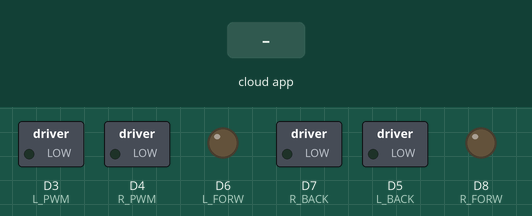
The sketch below on a simulated ESP8266 (NodeMCU). Parts: switched loads named in the sketch (green lamp = pin HIGH), output pins drawn as LEDs (lit = HIGH). The inputs (shaded band) are chosen by the test bench. WiFi joins after 1.5 s; servers stay silent unless stated; the ROS host is connected and sends only what is stated; what the sketch prints to the serial monitor is not drawn.

Above: at 2.7 s.
2.8 s: the phone or cloud app sets linear.x to -100
At 4.0 s:
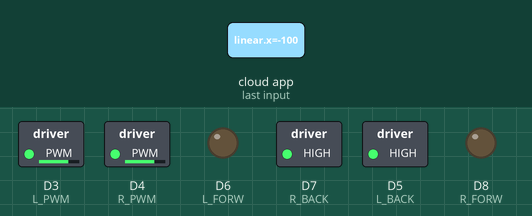
4.3 s: the phone or cloud app sets angular.z to -100
At 5.3 s:
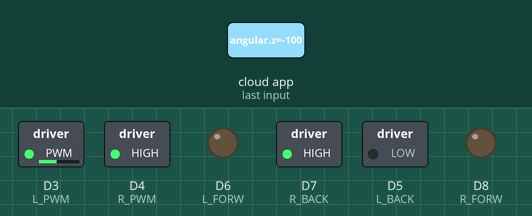
5.8 s: the phone or cloud app sets linear.x to 0
At 6.5 s:
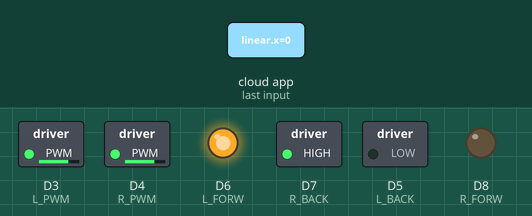
7.3 s: the phone or cloud app sets angular.z to 0
At 7.6 s:
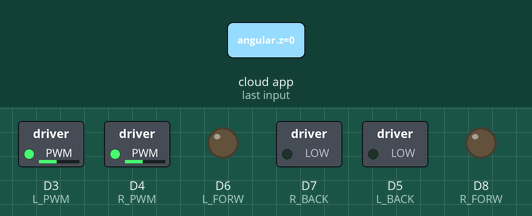
8.8 s: the phone or cloud app sets linear.x to 100
At 10.0 s:
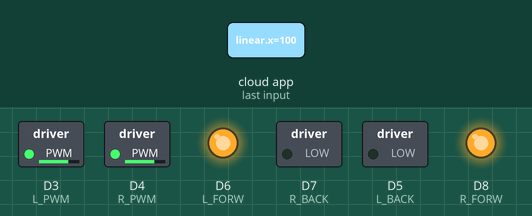
10.3 s: the phone or cloud app sets angular.z to 100
At 11.2 s:
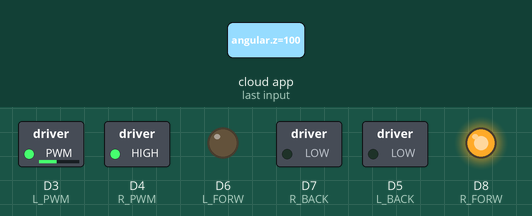
Timing chart, 0 to 12.8 s (numbered marks = the images above; inputs shaded):
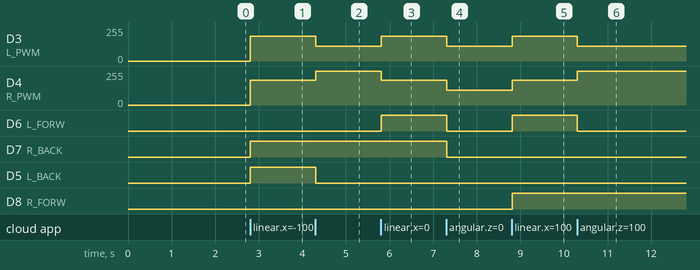

Measured:
- after the input at 2.8 s, D3 (L_PWM), D4 (R_PWM): 0/255 → 186/255 at once; D7 (R_BACK), D5 (L_BACK): LOW → HIGH at once
- after the input at 4.3 s, D3 (L_PWM): 186/255 → 112/255 at once; D4 (R_PWM): 186/255 → 255/255 at once; D5 (L_BACK): HIGH → LOW at once
- after the input at 5.8 s, D3 (L_PWM): 112/255 → 186/255 at once; D4 (R_PWM): 255/255 → 186/255 at once; D6 (L_FORW): LOW → HIGH at once
- after the input at 7.3 s, D3 (L_PWM), D4 (R_PWM): 186/255 → 112/255 at once; D6 (L_FORW), D7 (R_BACK): HIGH → LOW at once
- after the input at 8.8 s, D3 (L_PWM), D4 (R_PWM): 112/255 → 186/255 at once; D6 (L_FORW), D8 (R_FORW): LOW → HIGH at once
- after the input at 10.3 s, D3 (L_PWM): 186/255 → 112/255 at once; D4 (R_PWM): 186/255 → 255/255 at once; D6 (L_FORW): HIGH → LOW at once

The sketch:

cmd_vel_to_PWM.ino
```cpp
#include <math.h>
#include <ESP8266WiFi.h>
#include <ros.h>
#include <geometry_msgs/Twist.h>

                                          ///// Defining the PWM maximum and minimum range
#define PWMRANGEs 1020 // if you type not "s" it will pick basic pwm range for me it took 255 for the arduino causing problems
#define PWM_MIN 300

                                          ///// Initializing the functions that we will be using through the code
void setupPins();
void setupSerial();
void setupWiFi();
bool rosConnected();
void onTwist(const geometry_msgs::Twist &msg);
float mapPwm(float x, float out_min, float out_max);

                                          ///// All pins defining
const uint8_t R_PWM =  D4;
const uint8_t R_BACK = D7;
const uint8_t R_FORW = D8;

const uint8_t L_PWM =  D3;
const uint8_t L_BACK = D5;
const uint8_t L_FORW = D6;

                                           ///// WIFI setup
const char* ssid     = "paradise1";
const char* password = "pass#123";
bool _connected = false;


IPAddress server(192,168,10,2); // this is the ip of computer on which ROSCORE is running
const uint16_t serverPort = 11411; // ip supplied with port for communication

                                           //// Setting up arduino ROS communication handle
ros::NodeHandle node;
ros::Subscriber<geometry_msgs::Twist> sub("/cmd_vel", &onTwist); // keyboard input subscriber


                                           //// Generic structure of arduino IDE programming

void setup()
{ Serial.begin(115200);
  setupPins();
  setupWiFi();
  node.getHardware()->setConnection(server); // connecting esp8266 module to ROSCORE
  node.initNode();
  node.subscribe(sub);// starting to subscribe the desired topic
}

                                           //// Difining Functionality of all pins

void setupPins()
{ /// calling this function from setup();
  pinMode(L_PWM,  OUTPUT);
  pinMode(L_FORW, OUTPUT);
  pinMode(L_BACK, OUTPUT);
  pinMode(R_PWM,  OUTPUT);
  pinMode(R_FORW, OUTPUT);
  pinMode(R_BACK, OUTPUT);
  stop(); // making robot to not move
}

                                            //// Connecting esp to common ROSCORE wifi
void setupWiFi()
{  /// calling this function from setup();
   Serial.begin(115200);

  // We start by connecting to a WiFi network

  Serial.println();
  Serial.println();
  Serial.print("Connecting to ");
  Serial.println(ssid);

  /* Explicitly set the ESP8266 to be a WiFi-client, otherwise, it by default,
     would try to act as both a client and an access-point and could cause
     network-issues with your other WiFi-devices on your WiFi-network. */
  WiFi.mode(WIFI_STA);
  WiFi.begin(ssid, password);

  while (WiFi.status() != WL_CONNECTED) {
    delay(500);
    Serial.print(".");
  }

  Serial.println("");
  Serial.println("WiFi connected");
  Serial.println("IP address: ");
  Serial.println(WiFi.localIP());


}
                                           //// Stop function to stop the robot movement
void stop()
{
  digitalWrite(L_FORW, 0);
  digitalWrite(L_BACK, 0);
  digitalWrite(R_FORW, 0);
  digitalWrite(R_BACK, 0);
  analogWrite(L_PWM,   0);
  analogWrite(R_PWM,   0);
}

                                           //// Starting the commands dealing mathemetically

void onTwist(const geometry_msgs::Twist &msg)
{ Serial.println("Messaeg is recieved");

  float x = max(min(msg.linear.x, 1.0f), -1.0f);// minimum value (-1) maximum value (1)
  float z = max(min(msg.angular.z, 1.0f), -1.0f);// minimum value (-1) maximum value (1)

                                          /// Transforming linear and angular velocities to speed for the LEFT RIGHT MOTORS
  float l = (msg.linear.x - msg.angular.z) / 2;
  float r = (msg.linear.x + msg.angular.z) / 2;
                                          ///According to the speed derived we get pwm for motors
  uint16_t lPwm = mapPwm(fabs(l), 450, 1050);
  uint16_t rPwm = mapPwm(fabs(r), 450, 1050);

  digitalWrite(L_FORW, l > 0);
  digitalWrite(R_FORW, r > 0);

  digitalWrite(L_BACK, l < 0);
  digitalWrite(R_BACK, r < 0);
  Serial.println(l);
  Serial.println(r);

  analogWrite(L_PWM, lPwm);
  analogWrite(R_PWM, rPwm);
  Serial.println(lPwm);
  Serial.println(rPwm);

}


                                           //// Main loop just spins on the back subscribing node gets the work done
void loop()
{
  node.spinOnce();
  delay(10);
}


float mapPwm(float x, float out_min, float out_max)
{
  return x * (out_max - out_min) + out_min;
}
```
